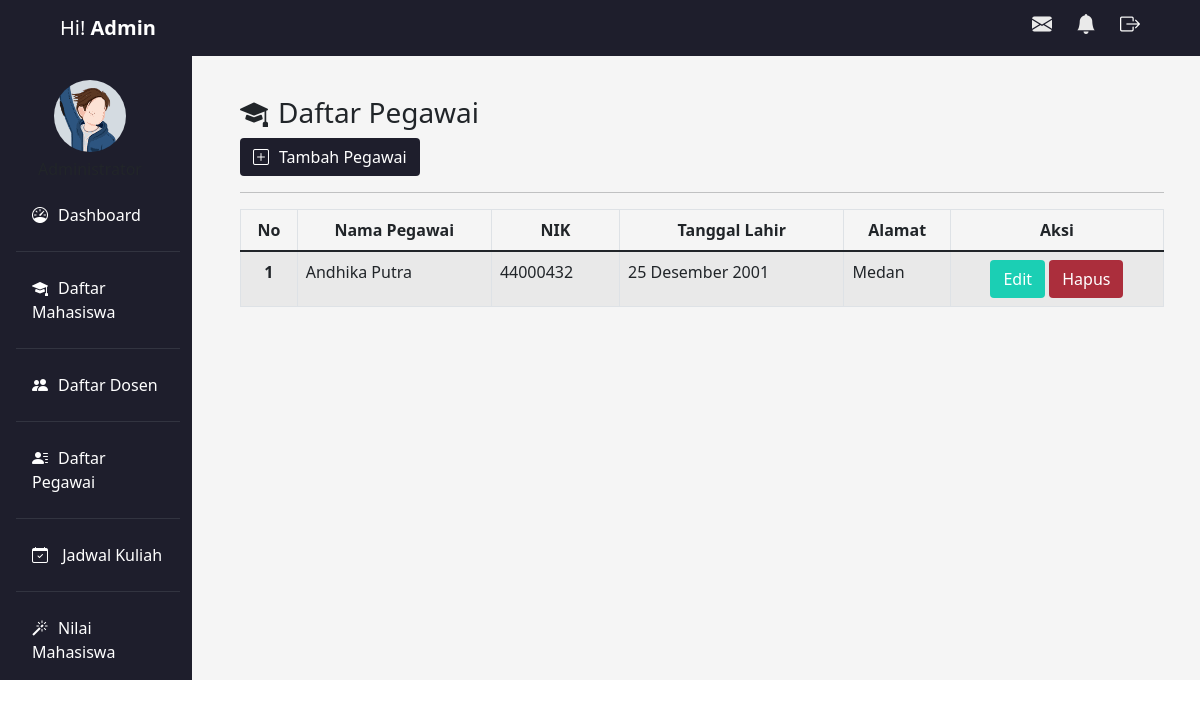
Screenshot of /pegawai.php with the database file from the repository.
### tables this page shows
CREATE TABLE `pegawai` (
  `id` int(11) NOT NULL,
  `nama` varchar(100) NOT NULL,
  `nik` char(10) NOT NULL,
  `lahir` varchar(20) NOT NULL,
  `alamat` varchar(100) NOT NULL
);

### pegawai.php (the view, shortened to what this page needs)
<!DOCTYPE html>
<html lang="en">
  <head>
    <link href="https://cdn.jsdelivr.net/npm/bootstrap@5.1.3/dist/css/bootstrap.min.css" rel="stylesheet" />
    <link rel="stylesheet" href="style.css" />
    <link rel="stylesheet" href="https://cdn.jsdelivr.net/npm/bootstrap-icons@1.10.2/font/bootstrap-icons.css" />
    <link rel="stylesheet" href="https://unpkg.com/aos@next/dist/aos.css" />
  </head>
  <body>
    <nav class="navbar navbar-light fixed-top">
      <div class="container-fluid">
        <a class="navbar-brand ms-5 text-white">Hi! <strong>Admin</strong></a>
        <div class="icon d-flex">
          <h5 class="ps-4"><i class="bi bi-envelope-fill" data-bs-toggle="tooltip" title="Surat Masuk"></i></h5>
          <h5 class="ps-4"><i class="bi bi-bell-fill" data-bs-toggle="tooltip" title="Notifikasi"></i></h5>
          <h5 class="ps-4 pe-5"> <a href="index.php"><i class="bi bi-box-arrow-right text-white" onclick="return confirm('Anda yakin keluar?');" data-bs-toggle="tooltip" title="Sign Out"></i></a></h5>
        </div>
      </div>
    </nav>
    <div id="sidebar" class="row mt-5">
      <div class="col-md-2 mt-2 pt-4 side-bar">
        <div class="profile text-center mb-3">
          <img src="img/profil.png" alt="admin" class="rounded-circle" width="40%" />
          <h5 class="fs-6 mt-2">Administrator</h5>
        </div>
        <ul class="nav flex-column ms-3 mb-2">
          <li class="nav-item">
            <a class="nav-link active" aria-current="page" href="dashboard.php"><i class="bi bi-speedometer"></i>Dashboard</a>
            <hr class="bg-secondary" />
          </li>
          <li class="nav-item">
            <a class="nav-link" href="mahasiswa.php"><i class="bi bi-mortarboard-fill"></i>Daftar Mahasiswa</a>
            <hr class="bg-secondary" />
          </li>
          <li class="nav-item">
            <a class="nav-link" href="dosen.php"><i class="bi bi-people-fill"></i>Daftar Dosen</a>
            <hr class="bg-secondary" />
          </li>
          <li class="nav-item">
            <a class="nav-link" href="pegawai.php"><i class="bi bi-person-lines-fill"></i>Daftar Pegawai</a>
            <hr class="bg-secondary" />
          </li>
          <li class="nav-item">
            <a class="nav-link" href="jadwal.php"><i class="bi bi-calendar-check"></i> Jadwal Kuliah</a>
            <hr class="bg-secondary" />
          </li>
          <li class="nav-item">
            <a class="nav-link" href="nilai.php"><i class="bi bi-magic"></i>Nilai Mahasiswa</a>
          </li>
        </ul>
      </div>
      <div id="mainbar" class="col-md-10 p-5 main-content">
        <h3 data-aos="fade-in" data-aos-duration="2000"><i class="bi bi-mortarboard-fill"></i>Daftar Pegawai</h3>
        <a href="createpegawai.php" class="btn btn-detail" data-aos="fade-in" data-aos-duration="2000"><i class="bi bi-plus-square"></i>Tambah Pegawai</a>
        <hr />
        <table class="table table-striped table-bordered" data-aos="fade-up" data-aos-duration="1000">
          <thead>
            <tr class="text-center">
              <th scope="col">No</th>
              <th scope="col">Nama Pegawai</th>
              <th scope="col">NIK</th>
              <th scope="col">Tanggal Lahir</th>
              <th scope="col">Alamat</th>
              <th class="text-center" colspan="2" scope="col">Aksi</th>
            </tr>
          </thead>
          <tbody>
          <?php
							include('koneksi.php');
							$datas = mysqli_query($koneksi, "select * from pegawai") or die(mysqli_error($koneksi));
							$no = 1;
							while($row = mysqli_fetch_assoc($datas)) {
						?>
            <tr>
              <th class="text-center" scope="row"><?= $no; ?></th>
              <td><?= $row['nama'];  ?></td>
              <td><?= $row['nik']; ?></td>
              <td><?= $row['lahir']; ?></td>
              <td><?= $row['alamat']; ?></td>
              <td class="text-center">
                <a href="updatepegawai.php?id=<?= $row['id']; ?>" class="btn btn-edit">Edit</a>
                <a href="deletepegawai.php?id=<?= $row['id']; ?>" class="btn btn-hapus" onclick="return confirm('Hapus Data?');">Hapus</a>
              </td>
            </tr>
            <?php $no++; } ?>
          </tbody>
        </table>
      </div>
    </div>
  </body>
</html>

### style.css (style rules this page uses)
.navbar { background-color: #1e1e2c; }
.navbar h5 { color: #eaeaea; }
#sidebar a { color: white; }
#sidebar i { margin-right: 10px; }
#sidebar .side-bar { background-color: #1e1e2c; }
#sidebar .main-content { background-color: whitesmoke; }
#mainbar a { text-decoration: none; color: white; }
#mainbar .btn-detail { background-color: #1e1e2c; }
#mainbar .btn-edit { background-color: #1bcfb4; }
#mainbar .btn-hapus { background-color: #ab2e3c; }

### rows the page displays
pegawai: nama "Andhika Putra", nik "44000432", lahir "25 Desember 2001", alamat "Medan"
